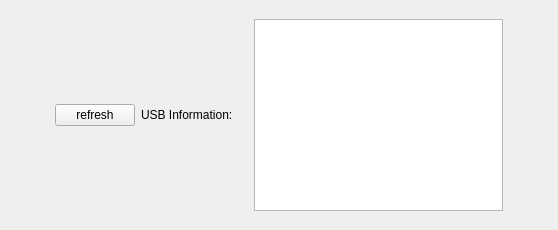
      <widget class="QWidget" name="tab2">
       <attribute name="title">
        <string>USB测试</string>
       </attribute>
       <layout class="QGridLayout" name="gridLayout_9">
        <item row="0" column="0">
         <layout class="QHBoxLayout" name="horizontalLayout_20" stretch="1,1,3,7,1">
          <property name="leftMargin">
           <number>8</number>
          </property>
          <property name="topMargin">
           <number>8</number>
          </property>
          <property name="rightMargin">
           <number>8</number>
          </property>
          <property name="bottomMargin">
           <number>8</number>
          </property>
          <item>
           <spacer name="horizontalSpacer">
            <property name="orientation">
             <enum>Qt::Horizontal</enum>
            </property>
            <property name="sizeType">
             <enum>QSizePolicy::Preferred</enum>
            </property>
            <property name="sizeHint" stdset="0">
             <size>
              <width>40</width>
              <height>20</height>
             </size>
            </property>
           </spacer>
          </item>
          <item>
           <widget class="QPushButton" name="pushButton_USB">
            <property name="text">
             <string>refresh</string>
            </property>
           </widget>
          </item>
          <item>
           <widget class="QLabel" name="label_usb">
            <property name="sizePolicy">
             <sizepolicy hsizetype="Expanding" vsizetype="Expanding">
              <horstretch>0</horstretch>
              <verstretch>0</verstretch>
             </sizepolicy>
            </property>
            <property name="text">
             <string>USB Information:</string>
            </property>
           </widget>
          </item>
          <item>
           <widget class="QPlainTextEdit" name="plainTextEdit_usb"/>
          </item>
          <item>
           <spacer name="horizontalSpacer_2">
            <property name="orientation">
             <enum>Qt::Horizontal</enum>
            </property>
            <property name="sizeType">
             <enum>QSizePolicy::Preferred</enum>
            </property>
            <property name="sizeHint" stdset="0">
             <size>
              <width>40</width>
              <height>20</height>
             </size>
            </property>
           </spacer>
          </item>
         </layout>
        </item>
       </layout>
      </widget>
